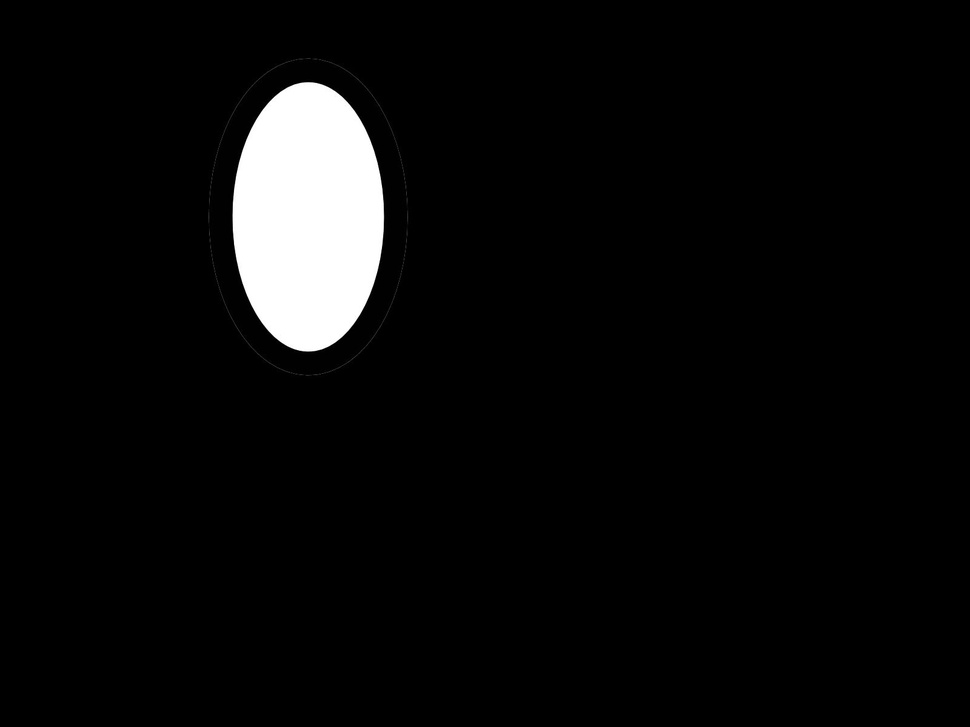
#> input picture Shape Modeling/ellipse.jpg, 970 x 727 px, shrunk from 1600 x 1200 before the run
$ python shape_modeling.py
#> lines starting #> are read from the running program, lines starting #| are printed output that depends on the picture; after the words box and inside, x2 and y2 are one past the last pixel; in counts of white or black regions, pixels touching at a corner belong together
### Shape Modeling/image_processing.py
import numpy as np
from cv2 import cv2 as cv
from matplotlib import pyplot as plt

def processImage(image):
#> called with image = 'ellipse.jpg'
    sketch = cv.imread(image)
#> sketch is the input picture: shape (727, 970, 3); min 0, max 255, mean 11.6

    imgray = cv.cvtColor(sketch, cv.COLOR_BGR2GRAY)
    ret, thresh = cv.threshold(imgray, 127, 255, 0)
#> thresh: shape (727, 970); 4.5% white; 1 white region
    contours, hierarchy = cv.findContours(thresh, cv.RETR_TREE, cv.CHAIN_APPROX_SIMPLE)
#> contours = 1 contour; box (x1, y1, x2, y2) and area: (233, 82, 384, 352) 31612
    cv.drawContours(sketch, contours, -1, (0,255,0), 3)
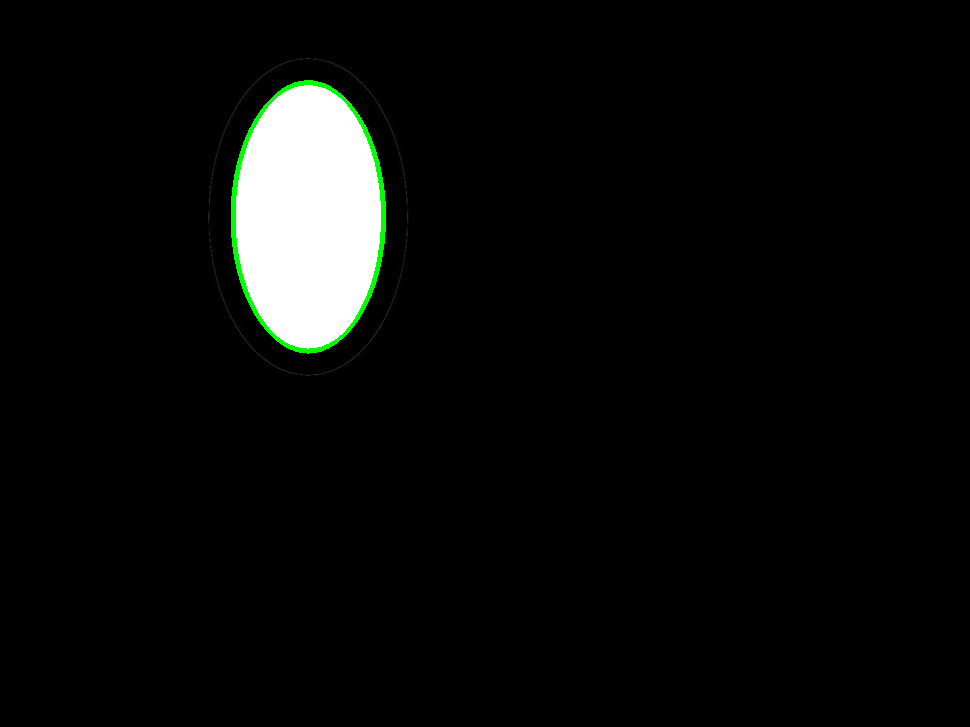
#> sketch: shape (727, 970, 3); 0.44% of pixels changed, all inside (x1, y1, x2, y2) = (231, 80, 386, 354)

    plt.subplot(121),plt.imshow(sketch, cmap = 'gray')

    coords = list()
    numVertices = len(contours[0])
#> numVertices = 294
    if (numVertices == 4):
        for i in range (0, len(contours[0])):
            # x coordinate
            coords.append(contours[0][i][0][0])
            # y coordinate
            coords.append(contours[0][i][0][1])
    else:
        for i in range (0, len(contours[0])):
            if (i % 10):
                # x coordinate
                coords.append(contours[0][i][0][0])
                # y coordinate
                coords.append(contours[0][i][0][1])
#> after the loop, coords = 528 values, max 383 at index 394, min 82 at index 527, mean 263.8

    # [6 lines of commented-out code are left out]
    cv.destroyAllWindows()
    return coords

### Shape Modeling/shape_modeling.py
from shapely.geometry import Polygon
from shapely import affinity
from shapely.geometry import Point
import matplotlib.pyplot as plt
from image_processing import processImage

def shape_model():

    coords = processImage('ellipse.jpg')

    ax = plt.axes()
    ax.set_facecolor("white")
    plt.grid(True)

    points = list(zip(coords[::2],coords[1::2]))
#> points = 264 pairs, first value 233 to 383, second value 82 to 351

    poly = Polygon(points)
    x,y = poly.exterior.xy
    plt.plot(x,y)

    x = (-(poly.centroid.x))
#> x = -307.8
    y = (-(poly.centroid.y))
#> y = -216.4
    poly2 = affinity.translate(poly, xoff= x, yoff= y)
    x,y = poly2.exterior.xy
    plt.plot(x,y)

    poly2_simple = Polygon(poly2.simplify(20))
    x,y = poly2_simple.exterior.xy
    plt.plot(x,y)

    poly3= affinity.scale(poly2_simple, xfact= .5, yfact= .5)
    x,y = poly3.exterior.xy
    plt.plot(x,y)
    plt.show()
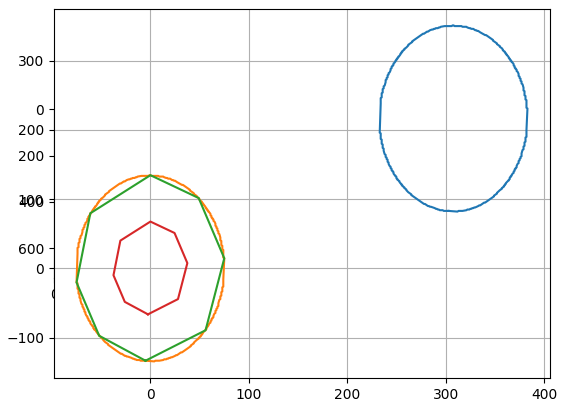
#> figure drawn by matplotlib, 2 panels


shape_model()

$ run again, with Shape Modeling/square.jpg copied over Shape Modeling/ellipse.jpg
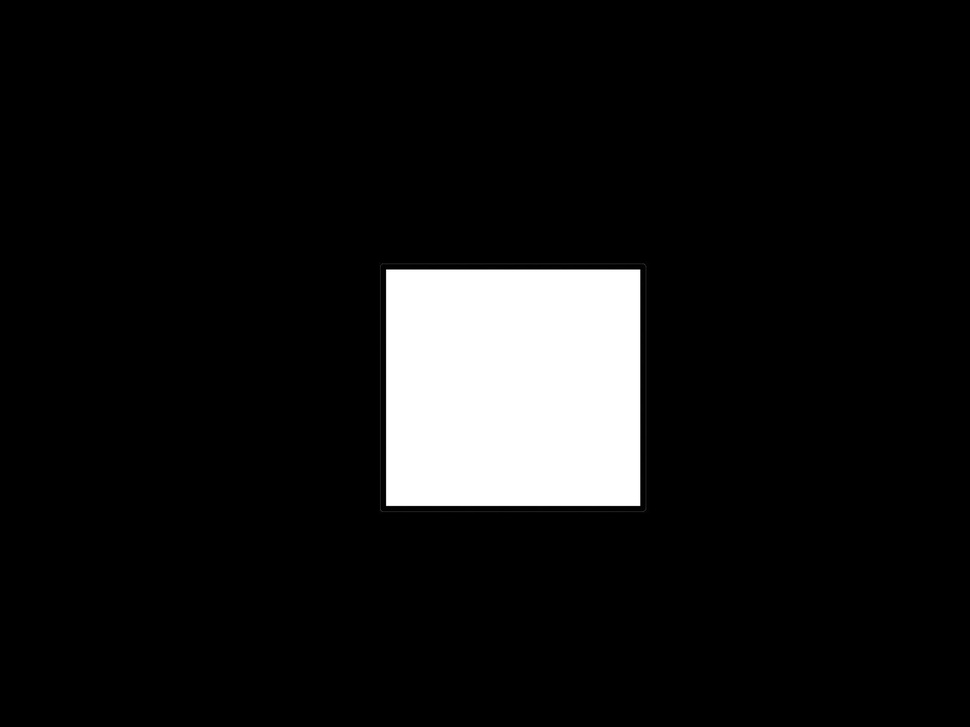
#> input picture Shape Modeling/square.jpg, 970 x 727 px, shrunk from 1600 x 1200 before the run
#> in processImage, sketch is the input picture: shape (727, 970, 3); min 0, max 255, mean 21.8
#> thresh: shape (727, 970); 8.5% white; 1 white region
#> contours = 1 contour; box (x1, y1, x2, y2) and area: (386, 269, 640, 506) 59618
#> in processImage, `cv.drawContours(sketch, contours, -1, (0,255,0), 3)`:
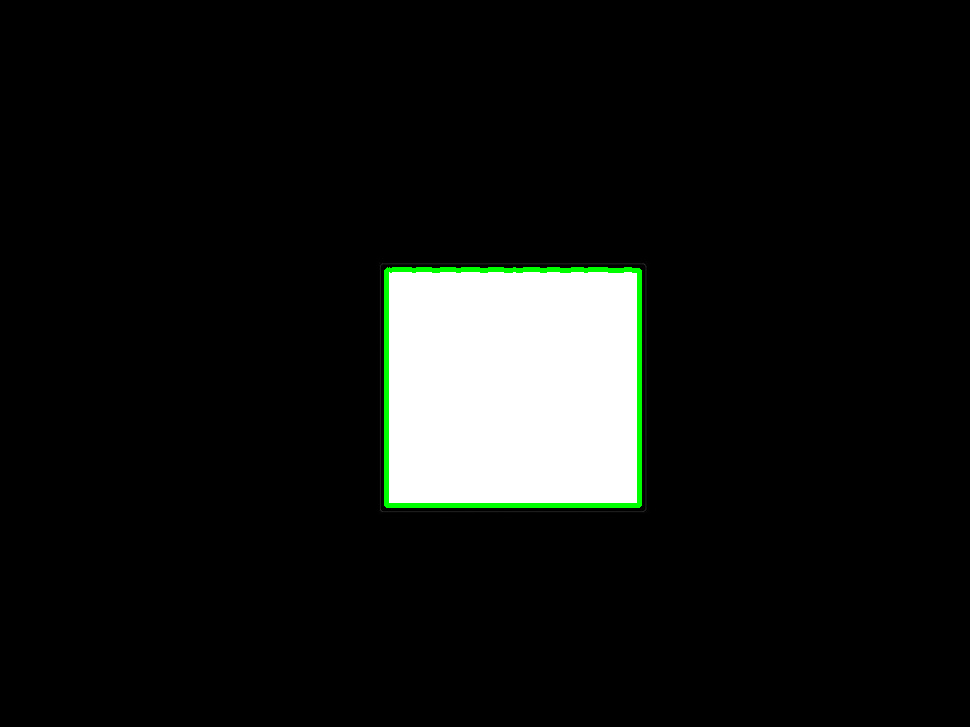
#> sketch: shape (727, 970, 3); 0.69% of pixels changed, all inside (x1, y1, x2, y2) = (384, 267, 642, 508)
#> numVertices = 52
#> the loop in processImage, `for i in range (0, len(contours[0])):` made 52 passes
#> after the loop in processImage, `for i in range (0, len(contours[0])):`: coords = 92 values, max 639 at index 4, min 269 at index 11, mean 393
#> points = 46 pairs, first value 386 to 639, second value 269 to 505
#> x = -512.5
#> y = -387.2
#> in shape_model, `plt.show()`:
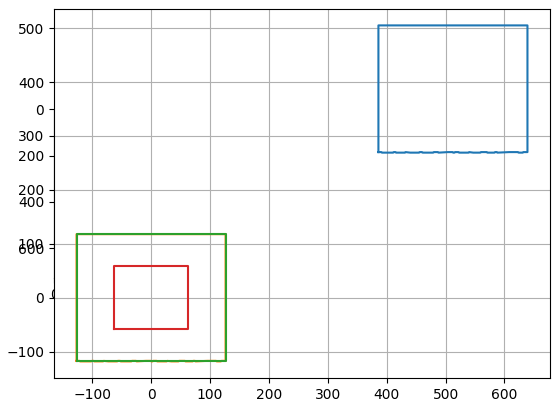
#> figure drawn by matplotlib, 2 panels
